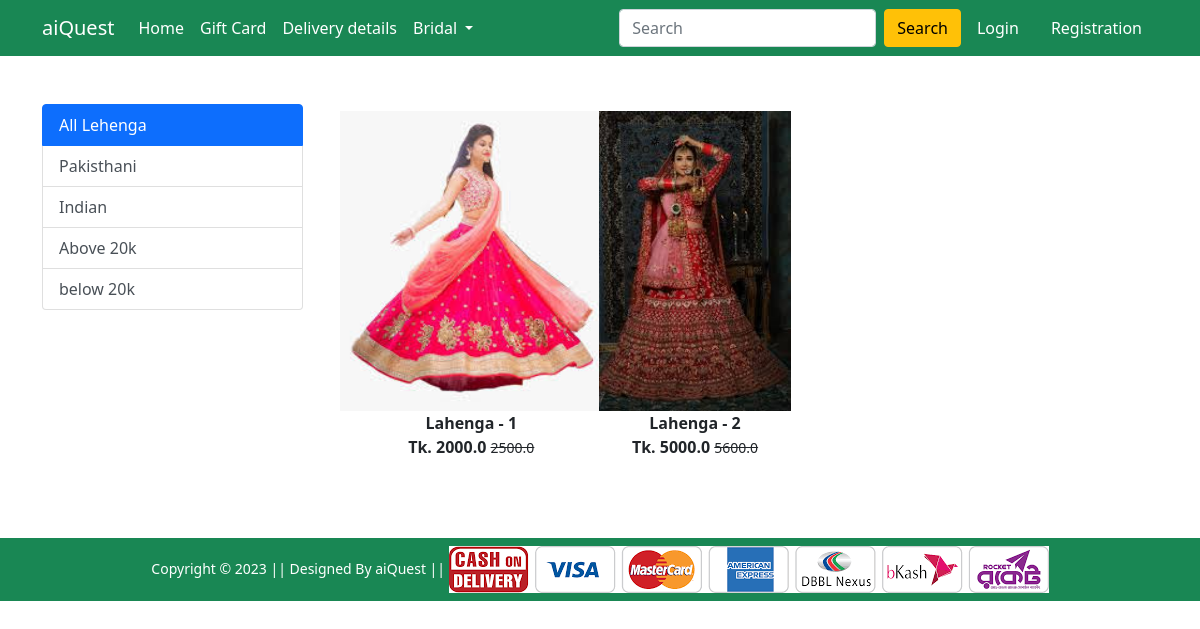
The app's page /lehenga/, older data.
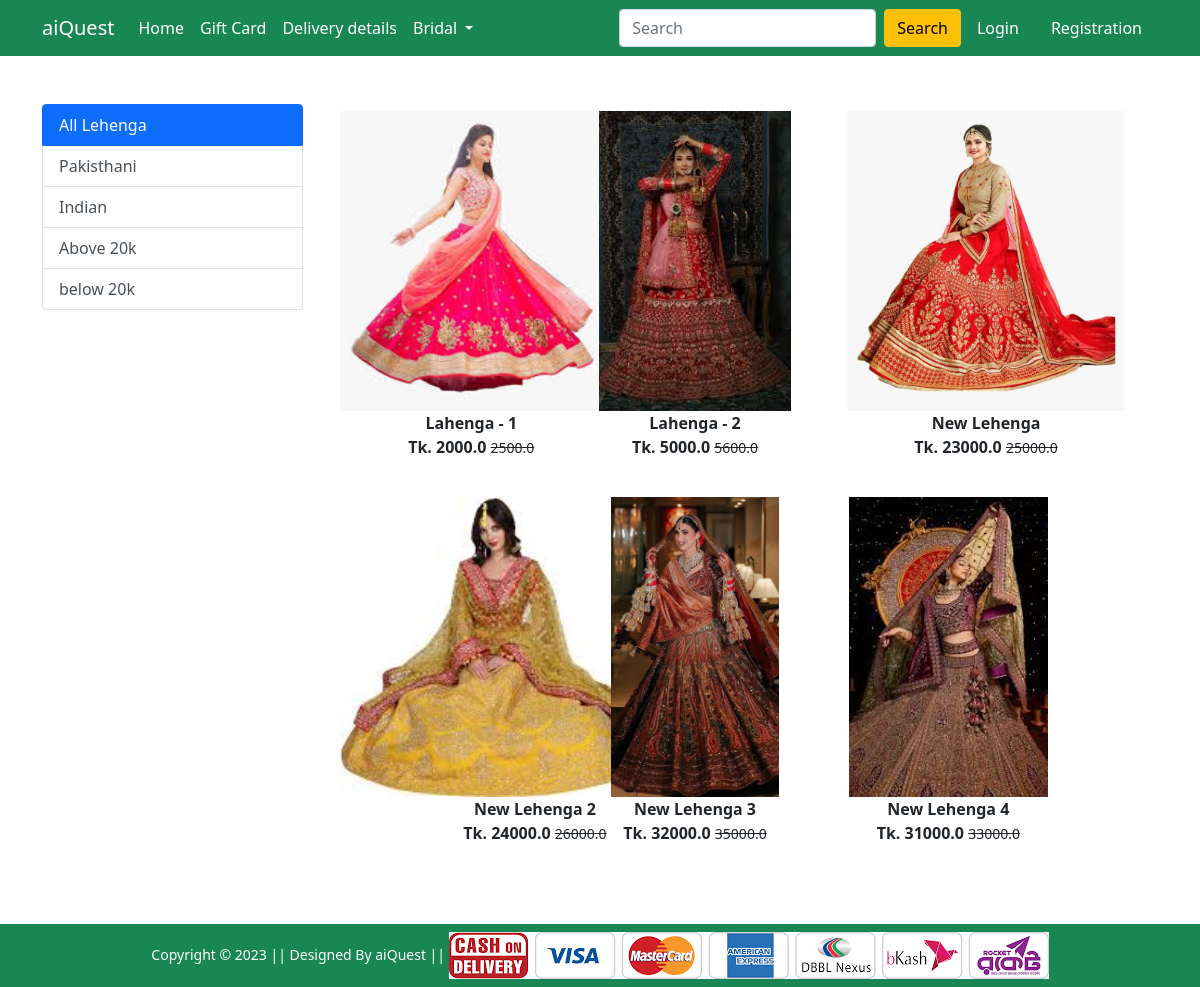
The same page, newer data.
### Shop/models.py (models this page shows, shortened)
class Product(models.Model):
    title = models.CharField(max_length=100)
    selling_price = models.FloatField()
    discounted_price = models.FloatField()
    description = models.TextField()
    brand = models.CharField(max_length=100)
    category = models.CharField(choices=CATEGORY_CHOICES,max_length=2)
    product_image = models.ImageField(upload_to='productimg')

### Shop/views.py (the view)
# urls.py: path('lehenga/', views.lehenga, name= 'lehengasingle'),
def lehenga(request, data = None):
    if data == None:
        lehengas = Product.objects.filter(category = 'L')
    elif data == 'Pakisthani' or data == 'Indian':
        lehengas = Product.objects.filter(category = 'L').filter(brand = data)
    elif data == 'above':
        lehengas = Product.objects.filter(category = 'L').filter(discounted_price__gt = 20000)
    elif data == 'below':
        lehengas = Product.objects.filter(category = 'L').filter(discounted_price__lt = 20000)
    return render(request, 'Shop/lehenga.html', {'lehengaD': lehengas})

### Shop/templates/Shop/lehenga.html (shortened to what this page needs)
{% extends 'Shop/base.html' %}
{% load static %}
{% block main-content %}
<div class="container my-5">
    <div class="row">
        <div class="col-sm-3">
            <div class="list-group">
                <a href="{% url 'lehengasingle' %}" class="list-group-item list-group-item-action active" aria-current="true">
                    All Lehenga
                </a>
                <a href="{% url 'lehengaitems' 'Pakisthani' %}" class="list-group-item list-group-item-action">Pakisthani</a>
                <a href="{% url 'lehengaitems' 'Indian' %}" class="list-group-item list-group-item-action">Indian</a>
                <a href="{% url 'lehengaitems' 'above' %}" class="list-group-item list-group-item-action">Above 20k</a>
                <a href="{% url 'lehengaitems' 'below' %}" class="list-group-item list-group-item-action">below 20k</a>
            </div>
        </div>
        <div class="col-sm-8">
            <div class="row">
                {% for leh in lehengaD %}
                <div class="col-sm-4 text-center mb-4">
                    <a href="{% url 'show_product_details' leh.id %}" class="btn">
                        <div class="item">
                            <img src="{{leh.product_image.url}}" alt="" height="300" class="">
                            <div class="fw-bold">{{leh.title}}</div>
                            <div class="fw-bold">Tk. {{leh.discounted_price}} <small
                                    class="fw-light text-decoration-line-through">{{leh.selling_price}}</small>
                            </div>
                        </div>
                    </a>
                </div>
                {% endfor %}
            </div>
        </div>
    </div>
</div>
{% endblock main-content %}

Row changes from the older to the newer data that the page shows:
added Product: product_image (picture), title "New Lehenga", discounted_price "23000.0", selling_price "25000.0"
added Product: product_image (picture), title "New Lehenga 2", discounted_price "24000.0", selling_price "26000.0"
added Product: product_image (picture), title "New Lehenga 3", discounted_price "32000.0", selling_price "35000.0"
added Product: product_image (picture), title "New Lehenga 4", discounted_price "31000.0", selling_price "33000.0"
